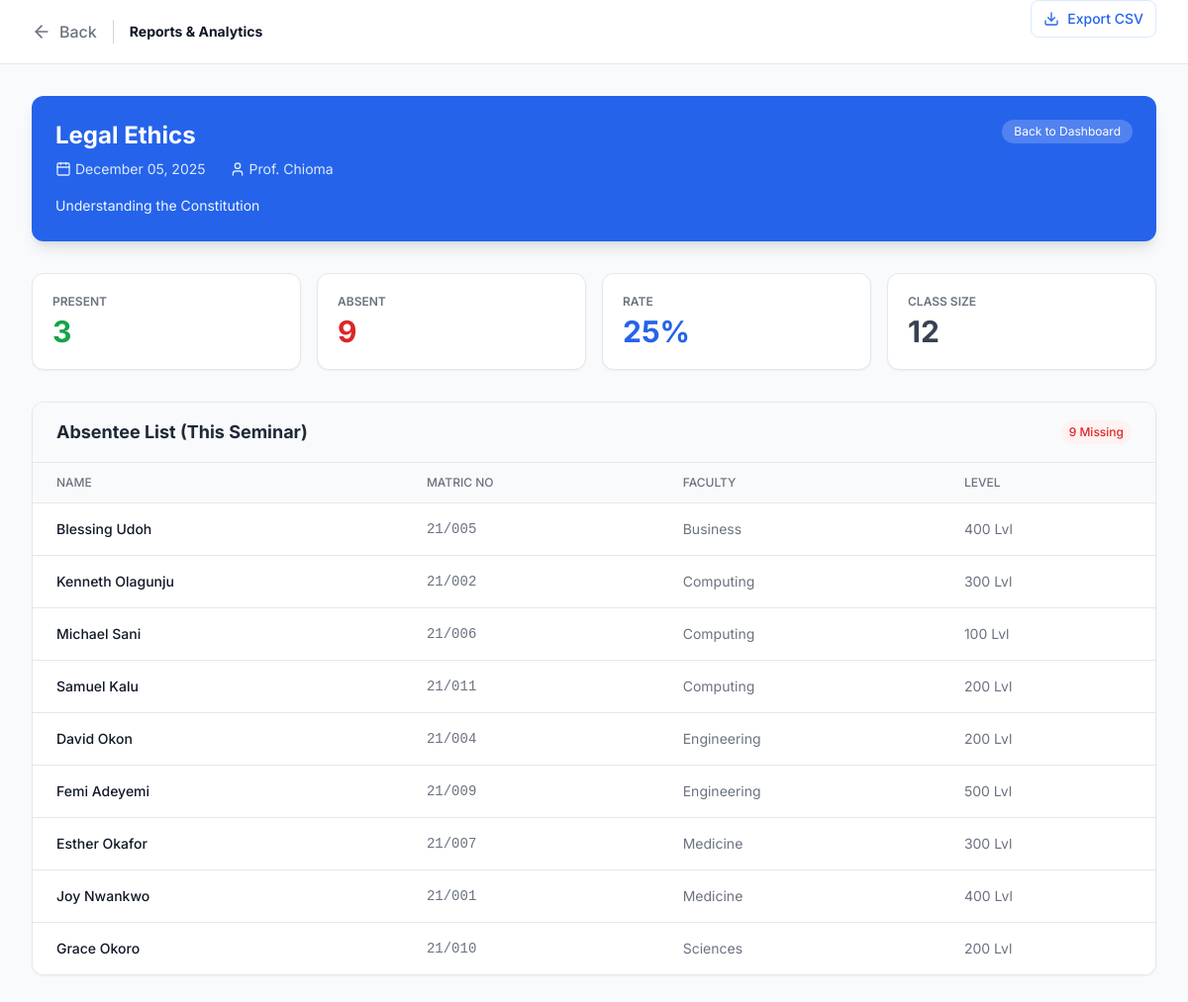
Page /report_view.php?seminar_id=2 on the committed database.
### tables this page shows
CREATE TABLE `Seminar` (
  `SeminarID` int(10) UNSIGNED NOT NULL,
  `Topic` varchar(255) NOT NULL,
  `Description` text DEFAULT NULL,
  `TargetLevels` varchar(50) DEFAULT 'All',
  `EventDate` date NOT NULL,
  `EventTime` time NOT NULL,
  `Faculty` varchar(100) DEFAULT NULL,
  `VenueID` int(10) UNSIGNED DEFAULT NULL,
  `SpeakerID` int(10) UNSIGNED DEFAULT NULL,
  `CreatedAt` timestamp NOT NULL DEFAULT current_timestamp()
);

CREATE TABLE `Speaker` (
  `SpeakerID` int(10) UNSIGNED NOT NULL,
  `SpeakerName` varchar(255) NOT NULL,
  `SpeakerBio` text DEFAULT NULL,
  `ContactEmail` varchar(100) DEFAULT NULL
);

CREATE TABLE `Student` (
  `StudentID` int(10) UNSIGNED NOT NULL,
  `MatricNo` varchar(50) NOT NULL,
  `FullName` varchar(255) NOT NULL,
  `Faculty` varchar(100) NOT NULL,
  `Level` int(11) NOT NULL,
  `Email` varchar(100) DEFAULT NULL,
  `CreatedAt` timestamp NOT NULL DEFAULT current_timestamp()
);

### report_logic.php (called while the page is built, shortened)
<?php
$servername = "localhost";
$username = "root";
$password = "";
$dbname = "ChapelSeminarDB";
$conn = new mysqli($servername, $username, $password, $dbname);
$selectedSeminarID = isset($_GET['seminar_id']) ? intval($_GET['seminar_id']) : 0;
$totalStudents = $conn->query("SELECT COUNT(*) as c FROM Student")->fetch_assoc()['c'];
if ($selectedSeminarID > 0) {
    $stmt = $conn->prepare("SELECT Sem.*, Sp.SpeakerName FROM Seminar Sem
                            LEFT JOIN Speaker Sp ON Sem.SpeakerID = Sp.SpeakerID
                            WHERE Sem.SeminarID = ?");
    $stmt->bind_param("i", $selectedSeminarID);
    $stmt->execute();
    $seminarDetails = $stmt->get_result()->fetch_assoc();
    $res = $conn->query("SELECT COUNT(*) as c FROM Attendance WHERE SeminarID = $selectedSeminarID AND AttendanceStatus='Present'");
    $presentCount = $res ? $res->fetch_assoc()['c'] : 0;
    $absentCount = ($totalStudents > 0) ? ($totalStudents - $presentCount) : 0;
    $attendanceRate = ($totalStudents > 0) ? round(($presentCount / $totalStudents) * 100, 1) : 0;
    $specificStats = ['present' => $presentCount, 'absent' => $absentCount, 'rate' => $attendanceRate, 'total' => $totalStudents];
    $absentSql = "SELECT FullName, MatricNo, Faculty, Level FROM Student
                  WHERE StudentID NOT IN (SELECT StudentID FROM Attendance WHERE SeminarID = $selectedSeminarID)
                  ORDER BY Faculty ASC, FullName ASC";
    $specificAbsentees = $conn->query($absentSql);
}
?>

### report_view.php (the view, shortened to what this page needs)
<?php require_once 'report_logic.php'; ?>
<!DOCTYPE html>
<html lang="en">
<head>
    <script src="https://cdn.tailwindcss.com"></script>
</head>
<body class="text-gray-800">
    <nav class="bg-white border-b border-gray-200 sticky top-0 z-50">
        <div class="max-w-7xl mx-auto px-4 sm:px-6 lg:px-8">
            <div class="flex justify-between h-16">
                <div class="flex items-center gap-4">
                    <a href="seminar.html" class="text-gray-500 hover:text-gray-900 font-medium flex items-center gap-2">
                        <i data-lucide="arrow-left" class="w-5 h-5"></i> Back
                    </a>
                    <span class="text-sm font-bold text-gray-900">Reports & Analytics</span>
                </div>
                <div>
                    <a href="report_logic.php?export=csv<?php echo $selectedSeminarID ? '&seminar_id='.$selectedSeminarID : ''; ?>" class="text-blue-600 hover:text-blue-800 text-sm font-medium flex items-center gap-2 px-3 py-2 border border-blue-100 rounded-lg hover:bg-blue-50 transition-colors">
                        <i data-lucide="download" class="w-4 h-4"></i> Export CSV
                    </a>
                </div>
            </div>
        </div>
    </nav>
    <main class="max-w-7xl mx-auto px-4 sm:px-6 lg:px-8 py-8">
        <?php if ($selectedSeminarID > 0 && $seminarDetails): ?>
            <div class="bg-blue-600 rounded-xl p-6 text-white shadow-lg mb-8">
                <div class="flex justify-between items-start">
                    <h1 class="text-2xl font-bold mb-2"><?php echo htmlspecialchars($seminarDetails['Topic']); ?></h1>
                    <a href="report_view.php" class="text-xs bg-white/20 hover:bg-white/30 px-3 py-1 rounded-full text-white transition-colors">Back to Dashboard</a>
                </div>
                <div class="flex flex-wrap gap-6 text-blue-100 text-sm">
                    <span class="flex items-center gap-1"><i data-lucide="calendar" class="w-4 h-4"></i> <?php echo date("F d, Y", strtotime($seminarDetails['EventDate'])); ?></span>
                    <span class="flex items-center gap-1"><i data-lucide="user" class="w-4 h-4"></i> <?php echo htmlspecialchars($seminarDetails['SpeakerName'] ?? 'Guest'); ?></span>
                </div>
                <p class="mt-4 text-blue-50 text-sm leading-relaxed max-w-2xl"><?php echo htmlspecialchars($seminarDetails['Description']); ?></p>
            </div>
            <div class="grid grid-cols-1 md:grid-cols-4 gap-4 mb-8">
                <div class="bg-white p-5 rounded-xl border border-gray-200 shadow-sm"><p class="text-xs font-semibold text-gray-500 uppercase">Present</p><p class="text-3xl font-bold text-green-600 mt-1"><?php echo $specificStats['present']; ?></p></div>
                <div class="bg-white p-5 rounded-xl border border-gray-200 shadow-sm"><p class="text-xs font-semibold text-gray-500 uppercase">Absent</p><p class="text-3xl font-bold text-red-600 mt-1"><?php echo $specificStats['absent']; ?></p></div>
                <div class="bg-white p-5 rounded-xl border border-gray-200 shadow-sm"><p class="text-xs font-semibold text-gray-500 uppercase">Rate</p><p class="text-3xl font-bold text-blue-600 mt-1"><?php echo $specificStats['rate']; ?>%</p></div>
                <div class="bg-white p-5 rounded-xl border border-gray-200 shadow-sm"><p class="text-xs font-semibold text-gray-500 uppercase">Class Size</p><p class="text-3xl font-bold text-gray-700 mt-1"><?php echo $specificStats['total']; ?></p></div>
            </div>
            <div class="bg-white border border-gray-200 rounded-xl shadow-sm overflow-hidden mb-8">
                <div class="px-6 py-4 border-b border-gray-200 bg-gray-50 flex justify-between items-center">
                    <h3 class="text-lg font-bold text-gray-800">Absentee List (This Seminar)</h3>
                    <span class="text-xs font-medium text-red-600 bg-red-50 px-2 py-1 rounded-full"><?php echo $specificStats['absent']; ?> Missing</span>
                </div>
                <div class="overflow-x-auto">
                    <table class="min-w-full divide-y divide-gray-200">
                        <thead class="bg-gray-50">
                            <tr><th class="px-6 py-3 text-left text-xs font-medium text-gray-500 uppercase">Name</th><th class="px-6 py-3 text-left text-xs font-medium text-gray-500 uppercase">Matric No</th><th class="px-6 py-3 text-left text-xs font-medium text-gray-500 uppercase">Faculty</th><th class="px-6 py-3 text-left text-xs font-medium text-gray-500 uppercase">Level</th></tr>
                        </thead>
                        <tbody class="bg-white divide-y divide-gray-200">
                            <?php if ($specificAbsentees && $specificAbsentees->num_rows > 0):
                                while($stu = $specificAbsentees->fetch_assoc()): ?>
                                <tr class="hover:bg-gray-50">
                                    <td class="px-6 py-4 text-sm font-medium text-gray-900"><?php echo htmlspecialchars($stu['FullName']); ?></td>
                                    <td class="px-6 py-4 text-sm text-gray-500 font-mono"><?php echo htmlspecialchars($stu['MatricNo']); ?></td>
                                    <td class="px-6 py-4 text-sm text-gray-500"><?php echo htmlspecialchars($stu['Faculty']); ?></td>
                                    <td class="px-6 py-4 text-sm text-gray-500"><?php echo htmlspecialchars($stu['Level']); ?> Lvl</td>
                                </tr>
                            <?php endwhile; else: ?>
                                <tr><td colspan="4" class="px-6 py-10 text-center text-gray-500">🎉 Everyone is present!</td></tr>
                            <?php endif; ?>
                        </tbody>
                    </table>
                </div>
            </div>
        <?php endif; ?>
    </main>
</body>
</html>

### report_view.php (style rules this page uses)
body { font-family: 'Inter', sans-serif; background-color: #f8fafc; }

### rows in the picture
seminar: Topic "Legal Ethics", EventDate "December 05, 2025", SpeakerID.SpeakerName "Prof. Chioma", Description "Understanding the Constitution"
student: FullName "Blessing Udoh", MatricNo "21/005", Faculty "Business", Level "400"
student: FullName "Kenneth Olagunju", MatricNo "21/002", Faculty "Computing", Level "300"
student: FullName "Michael Sani", MatricNo "21/006", Faculty "Computing", Level "100"
student: FullName "Samuel Kalu", MatricNo "21/011", Faculty "Computing", Level "200"
student: FullName "David Okon", MatricNo "21/004", Faculty "Engineering", Level "200"
student: FullName "Femi Adeyemi", MatricNo "21/009", Faculty "Engineering", Level "500"
student: FullName "Esther Okafor", MatricNo "21/007", Faculty "Medicine", Level "300"
student: FullName "Joy Nwankwo", MatricNo "21/001", Faculty "Medicine", Level "400"
student: FullName "Grace Okoro", MatricNo "21/010", Faculty "Sciences", Level "200"

### other values in the picture
$specificStats['present'] "3"
$specificStats['absent'] "9"
$specificStats['rate'] "25"
$specificStats['total'] "12"
